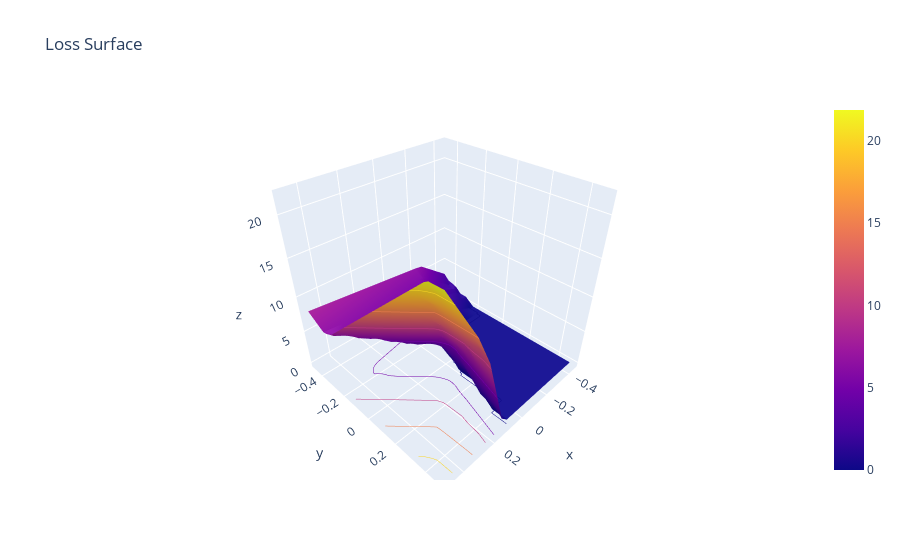

Notebook cell for this chart:
### Code cell
plot_2d_travel_polar_only_one_belief(
    direction=[-8, 10, 25], 
    axis=[-45,  24, -24],
    labels = torch.Tensor(y_train[1:2]), 
    observations = torch.Tensor(X_train[1:2]),
    N=30,
    log_scale=False,
    contour_only=False,
    scale=1,
    ind_s=0,
    ind_e=1)

### Figure 1 — Plotly figure (JSON) as saved in the notebook; plotly's stock layout.template omitted (floating-point values rounded to 4 significant figures; data arrays with more than 128 entries replaced by an {"elided": "..."} marker saying what was removed)
{"data": [{"contours": {"z": {"highlightcolor": "limegreen", "project": {"z": true}, "show": true, "usecolormap": true}}, "type": "surface", "x": [-0.4487, -0.4343, -0.4249, -0.4222, -0.4109, -0.3067, -0.2963, -0.2572, -0.2077, -0.1705, -0.1697, -0.1425, -0.05033, -0.03973, -0.0258, -0.02126, -0.007741, 0.003919, 0.06748, 0.07838, 0.1191, 0.1629, 0.1717, 0.2285, 0.2361, 0.314, 0.3774, 0.4695, 0.478, 0.4835], "y": [-0.4692, -0.4432, -0.431, -0.4017, -0.3633, -0.3513, -0.3262, -0.2796, -0.2166, -0.1514, -0.1205, -0.1063, -0.08304, 0.01706, 0.09801, 0.09825, 0.114, 0.1191, 0.1431, 0.1823, 0.1974, 0.2451, 0.2645, 0.2819, 0.3062, 0.3926, 0.413, 0.4309, 0.4609, 0.4838], "z": {"elided": "30x30 float values"}}], "layout": {"title": {"text": "Loss Surface"}}}
